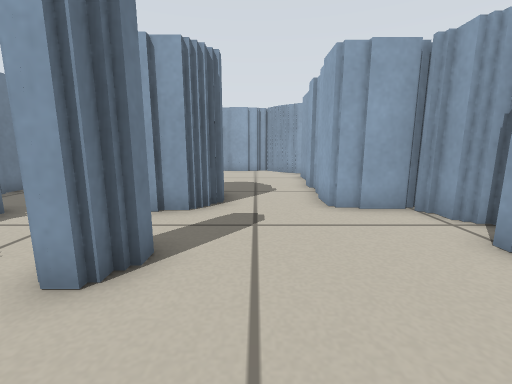
[1] (above)

23 first-person views from a walk through a robot-simulator world made for Stage. The camera is 0.39 m above the floor, tilts 10° down and sees 90° across. Floor lines are 1 m apart. The floor is counted in squares, 0.25 m on a side. Each view is taken from the middle of a square. On the plan, view 1 faces up. The plan holds only what a view shows up to about 14 squares ahead; the rest is blank. The place goes on beyond the plan. The robots in the file are not drawn.

[2]
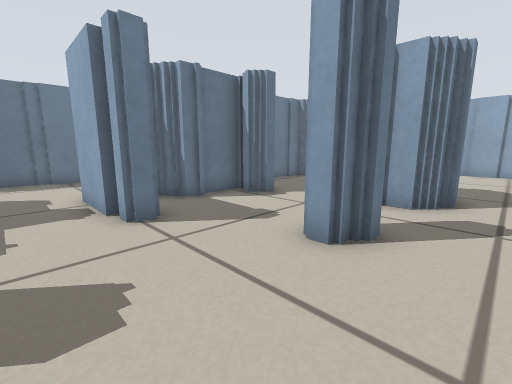

[3]
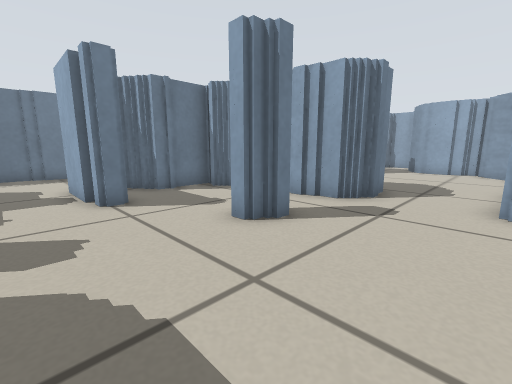

[4]
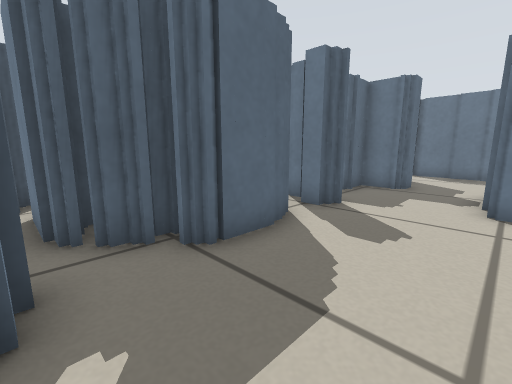

[5]
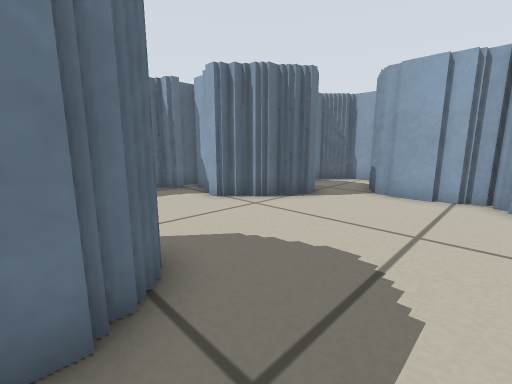

[6]
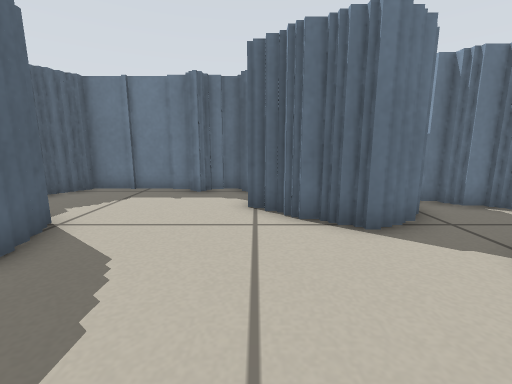

[7]
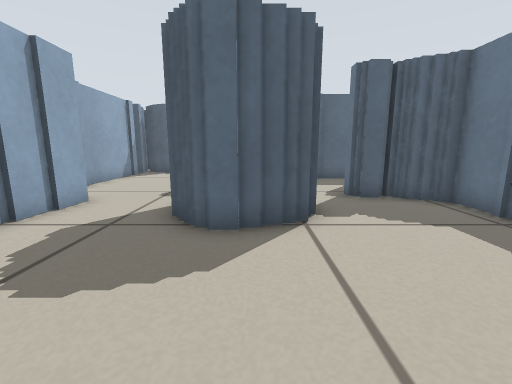

[8]
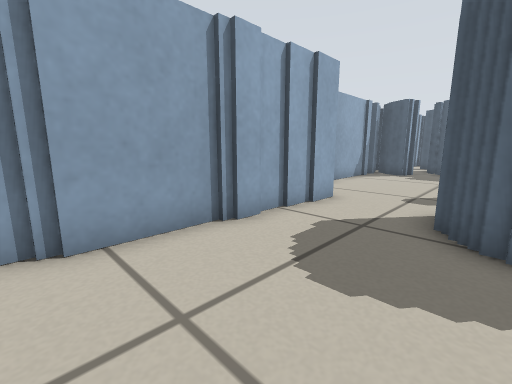

[9]
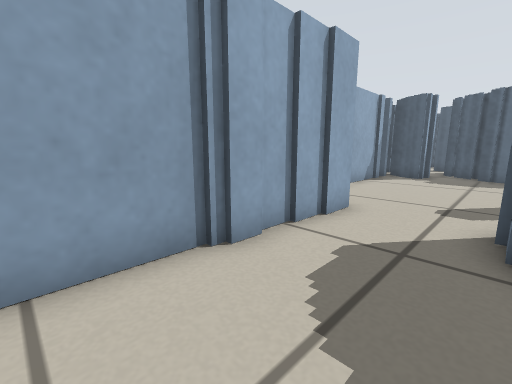

[10]
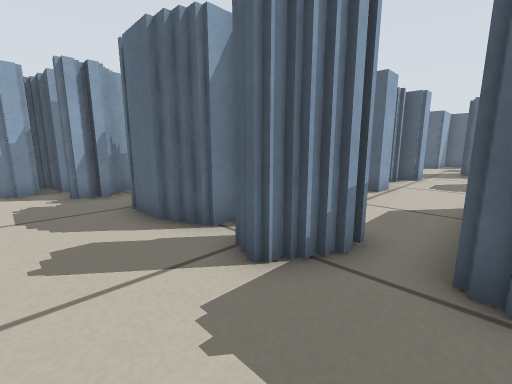

[11]
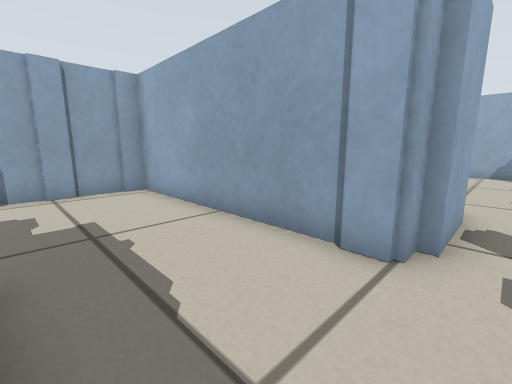

[12]
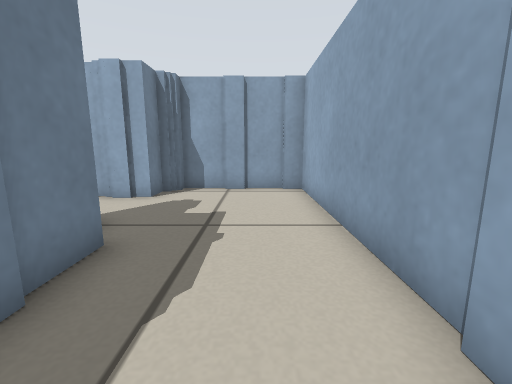

[13]
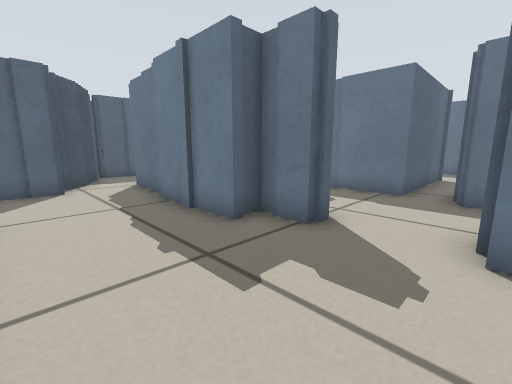

[14]
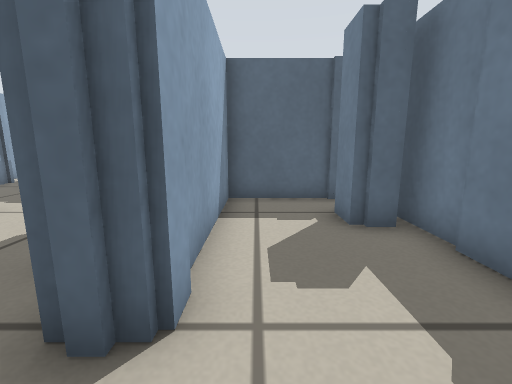

[15]
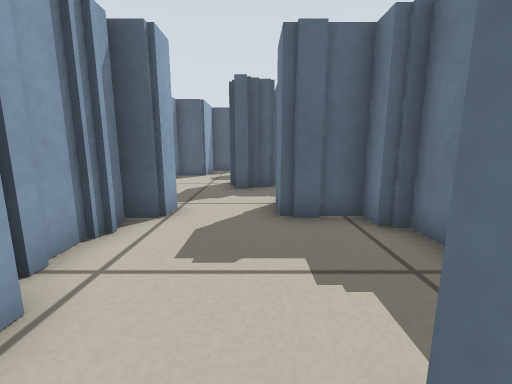

[16]
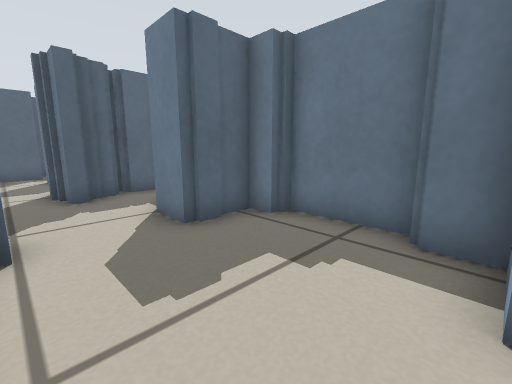

[17]
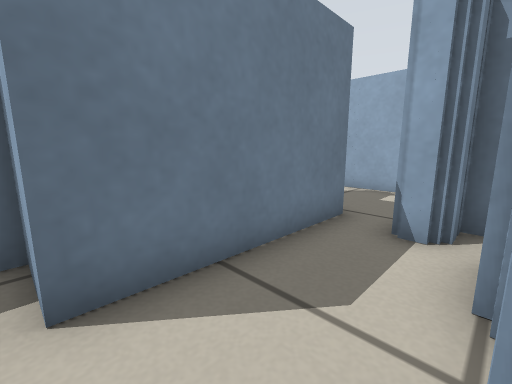

[18]
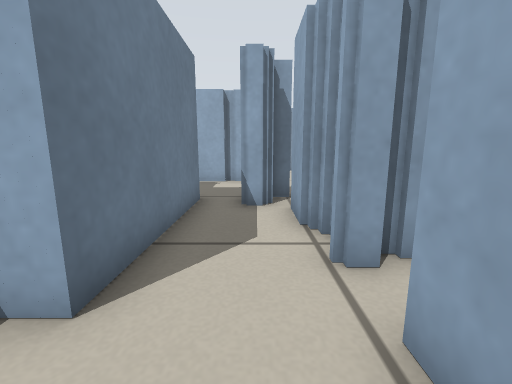

[19]
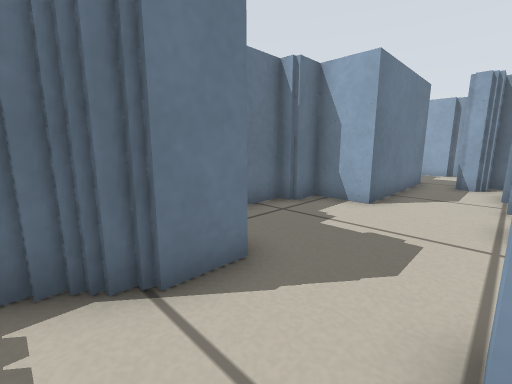

[20]
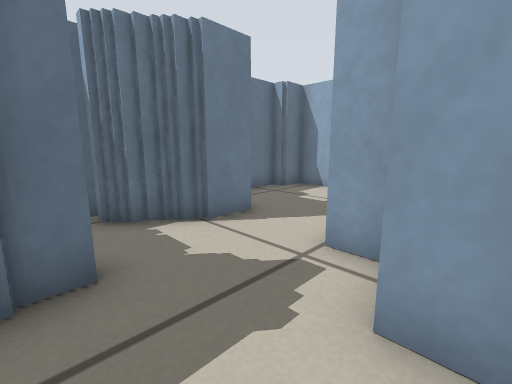

[21]
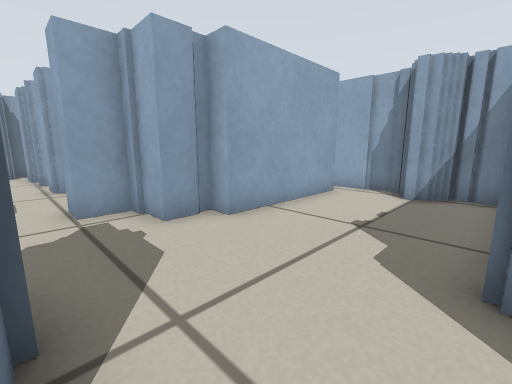

[22]
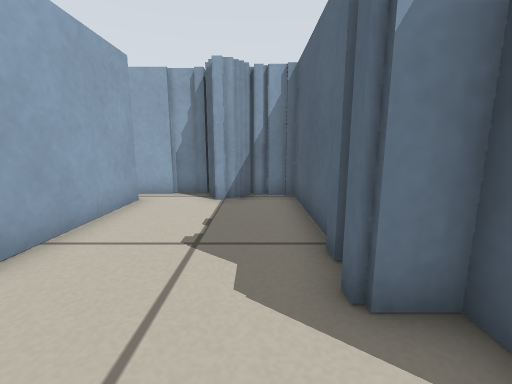

[23]
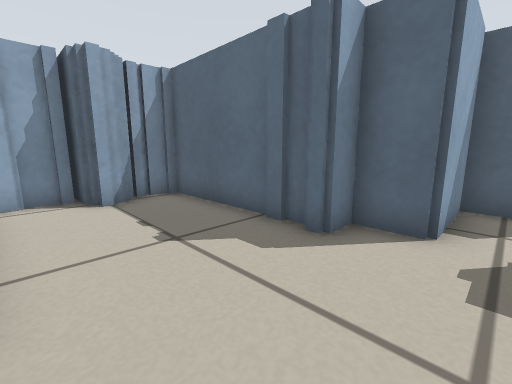

### Floor plan
Key: @ floor where view 1 was taken; # wall or solid block; . floor.
Columns run from 19 left of view 1 to 5 right of it. Each row starts with its distance up from view 1.
 20              ###
 19              #..
 18              #..##
 17              ##..####
 16               ##....##
 15                #......
 14           #   ##......#
 13           #####......##
 12           #..........#
 11           ##.........#
 10      #######.........#
  9      #... ##...###...#
  8 #  ###....#....# ##..#
  7 #.........##...  ##..###
  6 #.........####. ##... ###
  5 #...##....####..........#
  4 #...###...###..........##
  3 #...###...###....#.....#
  2 ##..###...##...........#
  1 ##..###...####.........#
  0  ...##.............@...#
 -1  #####................###
 -2      #..####.....###.###
 -3      #..#####.##########
 -4      ..##   #.##   ##
 -5      .##    #..#    #
 -6     ###     #..#
 -7     ##      #..##
 -8      #      #..##
 -9      #    ###...#
-10           ##....#
-11           #.....#
-12           #.....#
-13           ## ...#
-14           ###...#
-15             #...#
-16            ##...#########
-17           ##............#
-18            ####.........#
-19             ###........##
-20             #  ........##
-21               ...#######
-22               ..##
-23              #..#
-24               ..#
-25               ###

Positions as (right, up) in squares from view 1, and headings:
1: (0, 0), facing up
2: (0, -1), facing up-left
3: (2, -1), facing up-left
4: (2, 1), facing down-left
5: (1, 8), facing up-left
6: (1, 13), facing left
7: (-3, 14), facing down
8: (-2, 14), facing down-right
9: (-1, 13), facing down-right
10: (-7, 0), facing down-right
11: (-13, 0), facing up-right
12: (-11, 0), facing up
13: (-10, 8), facing down-left
14: (-16, 7), facing down
15: (-6, -8), facing down
16: (-4, -9), facing down-left
17: (-4, -9), facing up-left
18: (-5, -11), facing up
19: (-4, -16), facing up-left
20: (-2, -18), facing up-left
21: (-5, -21), facing up-right
22: (-4, -20), facing right
23: (-4, -17), facing down-right
